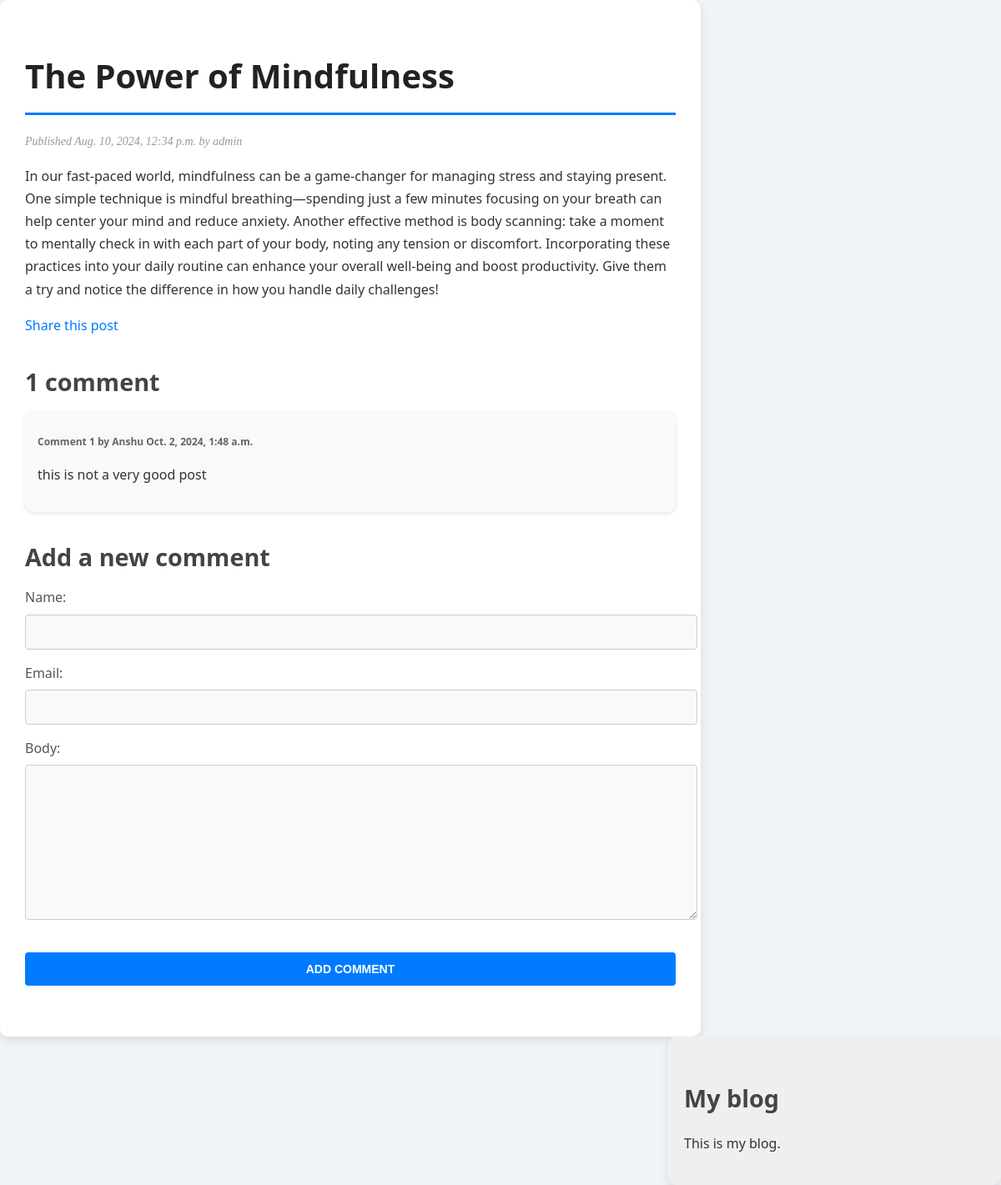
The app's page /blog/2024/8/10/The-power-of-mindfulness/ with its own data.
### blog/models.py (models this page shows, shortened)
class Post(models.Model):
    class Status (models.TextChoices):
        DRAFT = 'DF', 'Draft'
        PUBLISHED = 'PB', 'Published'
    title = models.CharField(max_length=255)
    slug = models.SlugField(max_length=255, unique_for_date='publish')
    author = models.ForeignKey(settings.AUTH_USER_MODEL, on_delete=models.CASCADE, related_name='blog_post')
    body = models.TextField()
    publish = models.DateTimeField(default = timezone.now)
    created = models.DateTimeField(auto_now_add=True)
    updated = models.DateTimeField(auto_now=True)
    status = models.CharField(
        max_length=2,
        choices = Status,
        default = Status.DRAFT)
    objects = models.Manager()
    published = PublishedManager()
    class Meta:
        ordering  = ['-publish']
        indexes = [
            models.Index(fields =['-publish'])
        ]

class Comment(models.Model):
    post = models.ForeignKey(Post, on_delete = models.CASCADE, related_name= "comments")
    name = models.CharField(max_length=255)
    email = models.EmailField()
    body = models.TextField()
    created = models.DateTimeField(auto_now_add=True)
    updated = models.DateTimeField(auto_now=True)
    active = models.BooleanField(default=True)
    class Meta:
        ordering = ["-created"]

### blog/views.py (the view)
# urls.py: path('<int:year>/<int:month>/<int:day>/<slug:post>/', views.post_detail, name = 'post_detail'),
def post_detail(request, year, month, day, post):
    post = get_object_or_404(Post, slug=post, publish__year=year, publish__month=month, publish__day=day)
    comments = post.comments.filter(active = True)
    form = CommentForm()
    """emailpostform = EmailPostForm()

    if request.method == "POST":
        print(request.POST)
        emailpostform = EmailPostForm(request.POST)
        if emailpostform.is_valid():

            cd = emailpostform.cleaned_data
            print(cd)
"""
    return render(request, "blog/post/detail.html",
                  {"post": post, 'form': form, 'comments': comments},
                  )

### blog/forms.py
class CommentForm(forms.ModelForm):
    class Meta:
        model = Comment
        fields = ['name', 'email', 'body']

### blog/templates/blog/post/detail.html (shortened to what this page needs)
{% extends "blog/base.html" %}
{% block content %}
  <h1>{{ post.title }}</h1>
  <p class="date">
    Published {{ post.publish }} by {{ post.author }}
  </p>
  {{ post.body|linebreaks }}
  <p>
    <a href="{% url "blog:post_share" post.id %}">
      Share this post
    </a>
  </p>
  {% with comments.count as total_comments %}
    <h2>
      {{ total_comments }} comment{{ total_comments|pluralize }}
    </h2>
  {% endwith %}
  {% for comment in comments %}
    <div class="comment">
      <p class="info">
        Comment {{ forloop.counter }} by {{ comment.name }}
        {{ comment.created }}
      </p>
      {{ comment.body|linebreaks }}
    </div>
  {% empty %}
    <p>There are no comments yet.</p>
  {% endfor %}
  {% include "blog/post/includes/comment_form.html" %}
{% endblock %}

### blog/static/css/blog1.css (style rules this page uses)
body { margin: 0; padding: 0; font-family: 'Segoe UI', Tahoma, Geneva, Verdana, sans-serif; line-height: 1.7; background-color: #f0f4f8; color: #333; }
a { color: #007bff; text-decoration: none; transition: color 0.3s ease, text-shadow 0.2s ease; }
h1 { font-weight: 700; font-size: 2.5em; border-bottom: 3px solid #007bff; padding-bottom: 10px; margin-bottom: 20px; color: #222; }
h2 { font-weight: 600; font-size: 1.8em; margin: 30px 0 10px; color: #444; }
p.date { color: #999; font-family: Georgia, serif; font-size: 14px; font-style: italic; margin-top: 0; }
label { display: block; color: #555; margin-bottom: 6px; font-weight: 500; }
input, textarea { width: 100%; margin-bottom: 15px; background: #f9f9f9; border: 1px solid #ccc; border-radius: 4px; padding: 12px; font-size: 14px; transition: border 0.3s ease; }
.comment { padding: 15px; background: #fff; border-radius: 10px; box-shadow: 0 2px 5px rgba(0, 0, 0, 0.1); margin-bottom: 20px; }
.comment:nth-child(even) { background: #f9f9f9; }
.comment .info { font-weight: bold; font-size: 12px; color: #666; }

### records on screen
Post: title "The Power of Mindfulness", publish "Aug. 10, 2024, 12:34 p.m.", author "admin", body "In our fast-paced world, mindfulness can be a game-changer for managing stress and staying present. One simple technique is mindful breathing—spending just a few minutes focusing on your breath can help center your mind and reduce anxiety. Another effective method is body scanning: take a moment to mentally check in with each part of your body, noting any tension or discomfort. Incorporating these practices into your daily routine can enhance your overall well-being and boost productivity. Give them a try and notice the difference in how you handle daily challenges!"
Comment: name "Anshu", created "Oct. 2, 2024, 1:48 a.m.", body "this is not a very good post"

### other values on screen
{{ total_comments }} "1"
